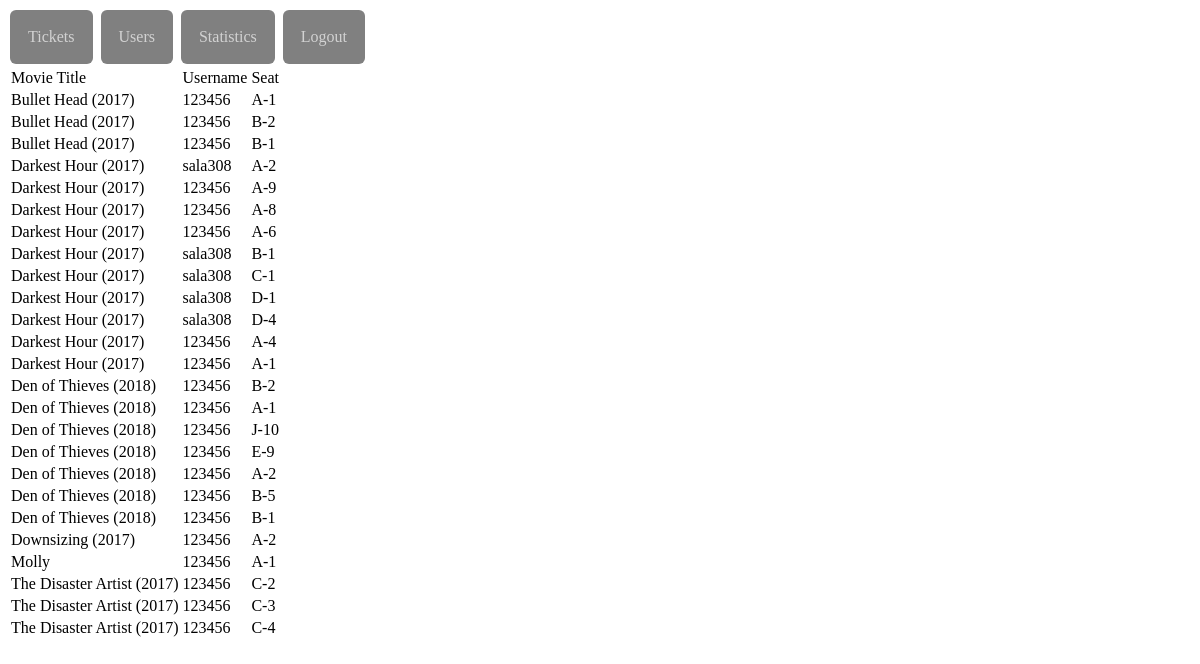
/adminTickets.php, run on the app's committed database.
### tables this page shows
CREATE TABLE `tickets` (
  `id` int(11) NOT NULL,
  `username` varchar(30) NOT NULL,
  `movie` varchar(50) NOT NULL,
  `seat` varchar(10) NOT NULL
);

### adminTickets.php (the view, shortened to what this page needs)
<?php
include "headerAdmin.php";
 require "connect.php";
  $sql = "SELECT * FROM tickets ORDER BY movie";
$result = $conn->query($sql);
echo "<table>
	<tr>
	 	<td>Movie Title</td>
		<td>Username</td>
		<td>Seat</td>
	</tr>";
if ($result->num_rows > 0) {
    while($row = $result->fetch_assoc()) {
       echo "<tr><td>".$row['movie']."</td><td>".$row['username']."</td><td>".$row['seat']."</td></tr>";
    }
}
echo "</table>";
?>

### data on the page
tickets: movie "Bullet Head (2017)", username "123456", seat "A-1"
tickets: movie "Bullet Head (2017)", username "123456", seat "B-2"
tickets: movie "Bullet Head (2017)", username "123456", seat "B-1"
tickets: movie "Darkest Hour (2017)", username "sala308", seat "A-2"
tickets: movie "Darkest Hour (2017)", username "123456", seat "A-9"
tickets: movie "Darkest Hour (2017)", username "123456", seat "A-8"
tickets: movie "Darkest Hour (2017)", username "123456", seat "A-6"
tickets: movie "Darkest Hour (2017)", username "sala308", seat "B-1"
tickets: movie "Darkest Hour (2017)", username "sala308", seat "C-1"
tickets: movie "Darkest Hour (2017)", username "sala308", seat "D-1"
tickets: movie "Darkest Hour (2017)", username "sala308", seat "D-4"
tickets: movie "Darkest Hour (2017)", username "123456", seat "A-4"
tickets: movie "Darkest Hour (2017)", username "123456", seat "A-1"
tickets: movie "Den of Thieves (2018)", username "123456", seat "B-2"
tickets: movie "Den of Thieves (2018)", username "123456", seat "A-1"
tickets: movie "Den of Thieves (2018)", username "123456", seat "J-10"
tickets: movie "Den of Thieves (2018)", username "123456", seat "E-9"
tickets: movie "Den of Thieves (2018)", username "123456", seat "A-2"
tickets: movie "Den of Thieves (2018)", username "123456", seat "B-5"
tickets: movie "Den of Thieves (2018)", username "123456", seat "B-1"
tickets: movie "Downsizing (2017)", username "123456", seat "A-2"
tickets: movie "Molly", username "123456", seat "A-1"
tickets: movie "The Disaster Artist (2017)", username "123456", seat "C-2"
tickets: movie "The Disaster Artist (2017)", username "123456", seat "C-3"
tickets: movie "The Disaster Artist (2017)", username "123456", seat "C-4"
